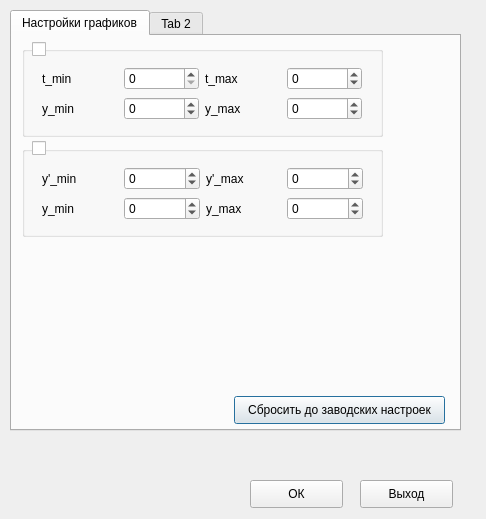
<?xml version="1.0" encoding="UTF-8"?>
<ui version="4.0">
 <class>Settings</class>
 <widget class="QDialog" name="Settings">
  <property name="geometry">
   <rect>
    <x>0</x>
    <y>0</y>
    <width>486</width>
    <height>519</height>
   </rect>
  </property>
  <property name="windowTitle">
   <string>Настройки</string>
  </property>
  <widget class="QTabWidget" name="tabWidget">
   <property name="geometry">
    <rect>
     <x>10</x>
     <y>10</y>
     <width>451</width>
     <height>421</height>
    </rect>
   </property>
   <property name="currentIndex">
    <number>0</number>
   </property>
   <widget class="QWidget" name="tab">
    <attribute name="title">
     <string>Настройки графиков</string>
    </attribute>
    <widget class="QGroupBox" name="groupBox">
     <property name="geometry">
      <rect>
       <x>10</x>
       <y>10</y>
       <width>361</width>
       <height>91</height>
      </rect>
     </property>
     <property name="focusPolicy">
      <enum>Qt::NoFocus</enum>
     </property>
     <property name="layoutDirection">
      <enum>Qt::LeftToRight</enum>
     </property>
     <property name="autoFillBackground">
      <bool>false</bool>
     </property>
     <property name="title">
      <string/>
     </property>
     <widget class="QWidget" name="gridLayoutWidget_2">
      <property name="geometry">
       <rect>
        <x>20</x>
        <y>20</y>
        <width>320</width>
        <height>57</height>
       </rect>
      </property>
      <layout class="QGridLayout" name="gridLayout_2">
       <item row="0" column="2">
        <widget class="QLabel" name="label_5">
         <property name="text">
          <string>t_max</string>
         </property>
        </widget>
       </item>
       <item row="1" column="2">
        <widget class="QLabel" name="label_7">
         <property name="text">
          <string>y_max</string>
         </property>
        </widget>
       </item>
       <item row="0" column="0">
        <widget class="QLabel" name="label_6">
         <property name="text">
          <string>t_min</string>
         </property>
        </widget>
       </item>
       <item row="1" column="0">
        <widget class="QLabel" name="label_8">
         <property name="text">
          <string>y_min</string>
         </property>
        </widget>
       </item>
       <item row="1" column="3">
        <widget class="QSpinBox" name="spinBox_6">
         <property name="minimum">
          <number>-100000</number>
         </property>
         <property name="maximum">
          <number>100000</number>
         </property>
        </widget>
       </item>
       <item row="1" column="1">
        <widget class="QSpinBox" name="spinBox_5">
         <property name="minimum">
          <number>-100000</number>
         </property>
         <property name="maximum">
          <number>100000</number>
         </property>
        </widget>
       </item>
       <item row="0" column="1">
        <widget class="QSpinBox" name="spinBox_3">
         <property name="minimum">
          <number>0</number>
         </property>
         <property name="maximum">
          <number>100000</number>
         </property>
        </widget>
       </item>
       <item row="0" column="3">
        <widget class="QSpinBox" name="spinBox_4">
         <property name="minimum">
          <number>-100000</number>
         </property>
         <property name="maximum">
          <number>100000</number>
         </property>
        </widget>
       </item>
      </layout>
     </widget>
    </widget>
    <widget class="QGroupBox" name="groupBox_2">
     <property name="geometry">
      <rect>
       <x>10</x>
       <y>110</y>
       <width>361</width>
       <height>91</height>
      </rect>
     </property>
     <property name="focusPolicy">
      <enum>Qt::NoFocus</enum>
     </property>
     <property name="layoutDirection">
      <enum>Qt::LeftToRight</enum>
     </property>
     <property name="autoFillBackground">
      <bool>false</bool>
     </property>
     <property name="title">
      <string/>
     </property>
     <widget class="QWidget" name="gridLayoutWidget_3">
      <property name="geometry">
       <rect>
        <x>20</x>
        <y>20</y>
        <width>321</width>
        <height>57</height>
       </rect>
      </property>
      <layout class="QGridLayout" name="gridLayout_3">
       <item row="0" column="2">
        <widget class="QLabel" name="label_11">
         <property name="text">
          <string>y'_max</string>
         </property>
        </widget>
       </item>
       <item row="0" column="0">
        <widget class="QLabel" name="label_12">
         <property name="text">
          <string>y'_min</string>
         </property>
        </widget>
       </item>
       <item row="0" column="1">
        <widget class="QSpinBox" name="spinBox_9">
         <property name="minimum">
          <number>-100000</number>
         </property>
         <property name="maximum">
          <number>100000</number>
         </property>
        </widget>
       </item>
       <item row="0" column="3">
        <widget class="QSpinBox" name="spinBox_10">
         <property name="minimum">
          <number>-100000</number>
         </property>
         <property name="maximum">
          <number>100000</number>
         </property>
        </widget>
       </item>
       <item row="1" column="0">
        <widget class="QLabel" name="label_13">
         <property name="text">
          <string>y_min</string>
         </property>
        </widget>
       </item>
       <item row="1" column="1">
        <widget class="QSpinBox" name="spinBox_11">
         <property name="minimum">
          <number>-100000</number>
         </property>
         <property name="maximum">
          <number>100000</number>
         </property>
        </widget>
       </item>
       <item row="1" column="2">
        <widget class="QLabel" name="label_14">
         <property name="text">
          <string>y_max</string>
         </property>
        </widget>
       </item>
       <item row="1" column="3">
        <widget class="QSpinBox" name="spinBox_12">
         <property name="minimum">
          <number>-100000</number>
         </property>
         <property name="maximum">
          <number>100000</number>
         </property>
        </widget>
       </item>
      </layout>
     </widget>
    </widget>
    <widget class="QPushButton" name="pushButton_3">
     <property name="geometry">
      <rect>
       <x>222</x>
       <y>360</y>
       <width>211</width>
       <height>28</height>
      </rect>
     </property>
     <property name="text">
      <string>Сбросить до заводских настроек</string>
     </property>
    </widget>
    <widget class="QCheckBox" name="checkBox">
     <property name="geometry">
      <rect>
       <x>20</x>
       <y>3</y>
       <width>241</width>
       <height>20</height>
      </rect>
     </property>
     <property name="text">
      <string/>
     </property>
     <property name="checkable">
      <bool>true</bool>
     </property>
     <property name="checked">
      <bool>false</bool>
     </property>
    </widget>
    <widget class="QCheckBox" name="checkBox_2">
     <property name="geometry">
      <rect>
       <x>20</x>
       <y>102</y>
       <width>240</width>
       <height>20</height>
      </rect>
     </property>
     <property name="text">
      <string/>
     </property>
    </widget>
   </widget>
   <widget class="QWidget" name="tab_2">
    <attribute name="title">
     <string>Tab 2</string>
    </attribute>
   </widget>
  </widget>
  <widget class="QPushButton" name="pushButton">
   <property name="geometry">
    <rect>
     <x>250</x>
     <y>480</y>
     <width>93</width>
     <height>28</height>
    </rect>
   </property>
   <property name="text">
    <string>ОК</string>
   </property>
  </widget>
  <widget class="QPushButton" name="pushButton_2">
   <property name="geometry">
    <rect>
     <x>360</x>
     <y>480</y>
     <width>93</width>
     <height>28</height>
    </rect>
   </property>
   <property name="text">
    <string>Выход</string>
   </property>
  </widget>
  <widget class="QLabel" name="label">
   <property name="geometry">
    <rect>
     <x>10</x>
     <y>475</y>
     <width>191</width>
     <height>31</height>
    </rect>
   </property>
   <property name="text">
    <string/>
   </property>
   <property name="scaledContents">
    <bool>false</bool>
   </property>
   <property name="wordWrap">
    <bool>true</bool>
   </property>
  </widget>
 </widget>
 <resources/>
 <connections/>
</ui>
